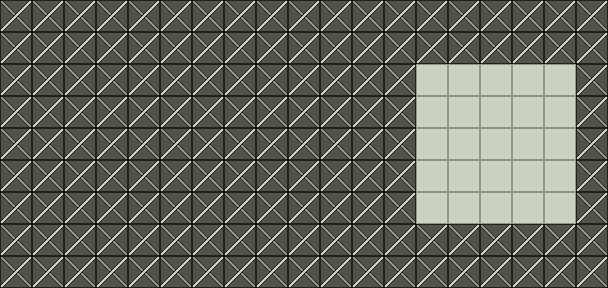

This game map was drawn from its Tiled (.tmx) file and the tilesets committed beside it. A one-line description and the full map source follow:
An orthogonal 19x9 tile map with 32x32 px tiles, 1 tile layer (Tile Layer).

<map version="1.0" orientation="orthogonal" renderorder="right-down" width="19" height="9" tilewidth="32" tileheight="32" infinite="0" backgroundcolor="#8f9389" nextlayerid="3" nextobjectid="512">
<tileset firstgid="1" name="tileset" tilewidth="32" tileheight="32" tilecount="1024" columns="5">
<image source="../tileset.png" width="160" height="160" />
</tileset>
<layer id="1" name="Tile Layer" width="19" height="9">
<data encoding="csv">
2,2,2,2,2,2,2,2,2,2,2,2,2,2,2,2,2,2,2,
2,2,2,2,2,2,2,2,2,2,2,2,2,2,2,2,2,2,2,
2,2,2,2,2,2,2,2,2,2,2,2,2,1,1,1,1,1,2,
2,2,2,2,2,2,2,2,2,2,2,2,2,1,1,1,1,1,2,
2,2,2,2,2,2,2,2,2,2,2,2,2,1,1,1,1,1,2,
2,2,2,2,2,2,2,2,2,2,2,2,2,1,1,1,1,1,2,
2,2,2,2,2,2,2,2,2,2,2,2,2,1,1,1,1,1,2,
2,2,2,2,2,2,2,2,2,2,2,2,2,2,2,2,2,2,2,
2,2,2,2,2,2,2,2,2,2,2,2,2,2,2,2,2,2,2
</data>
</layer>
<objectgroup id="2" name="Object Layer">
</objectgroup>
</map>